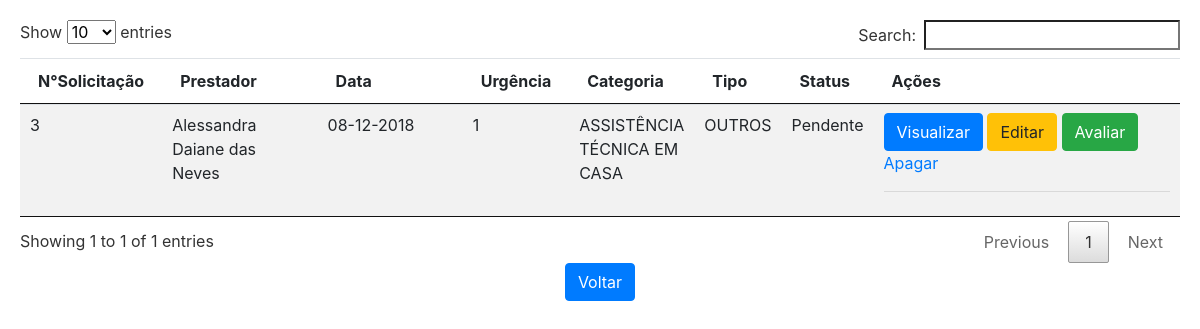
The app's page /HTML/HistoricoAtivo.php (signed in) with its own data.
### tables this page shows
CREATE TABLE `solicitacoes` (
  `ID_Solicitacao` int(11) NOT NULL,
  `CD_Prestador` int(11) NOT NULL,
  `ID_Solicitante` int(11) NOT NULL,
  `Responsavel` varchar(255) NOT NULL,
  `User_Solicitante` varchar(20) NOT NULL,
  `NM_Solicitante` varchar(255) NOT NULL,
  `EmailSolicitante` varchar(105) NOT NULL,
  `Tel1Solicitante` varchar(20) NOT NULL,
  `TEl2Solicitante` varchar(20) NOT NULL,
  `Cep` varchar(20) NOT NULL,
  `Endereco` varchar(255) NOT NULL,
  `Complemento` varchar(155) NOT NULL,
  `Bairro` varchar(255) NOT NULL,
  `Categoria` varchar(50) NOT NULL,
  `Tipo` varchar(100) NOT NULL,
  `GU` varchar(100) NOT NULL,
  `Agendamento` varchar(20) NOT NULL,
  `Des` varchar(255) NOT NULL,
  `NM_Prestador` varchar(255) NOT NULL,
  `Area` varchar(100) NOT NULL,
  `Graduacao` varchar(100) NOT NULL,
  `Curso` varchar(100) NOT NULL,
  `Data` varchar(10) NOT NULL,
  `Hora` varchar(10) NOT NULL,
  `Status` varchar(30) NOT NULL,
  `Resposta` varchar(255) DEFAULT NULL,
  `DTHRSugerida` varchar(20) DEFAULT NULL,
  `FormadeCobranca` varchar(30) DEFAULT NULL,
  `Valor` varchar(20) DEFAULT NULL,
  `User_Prestador` varchar(20) NOT NULL,
  `Ativo` int(11) NOT NULL
);

### HTML/HistoricoAtivo.php (the view, shortened to what this page needs)
<?php
	$servername = "localhost";
	$username = "SistemaTH";
	$password = "14042015";
	$dbname = "SistemaTH";
	$logado = $_SESSION['Username'];
	$conn = mysqli_connect($servername, $username, $password, $dbname);
	$result_Solicitacoes = "SELECT * FROM Solicitacoes where User_Solicitante = '$logado' and Ativo='01'  ";
	$resultado_Solicitacoes = mysqli_query($conn, $result_Solicitacoes);
?>
<!DOCTYPE html>
<html lang="pt">
	<head>
		<link href="CSS/bootstrap.min.css"  rel="stylesheet" type="text/css"/>
		<link rel="stylesheet" href="CSS/jquery.dataTables.min.css">
		<link rel="stylesheet" href="CSS/bootstrap.min.css" type="text/css" />
	</head>
	<div id="all" align="center" style="margin-left: 20px; margin-right: 20px; margin-top: 20px;" >
		<body>
			<table class="table table-bordred table-striped" id="listar-usuario" class="display" style="width:100%">
				<thead>
						<tr>
						<th>N°Solicitação</th>
						<th>Prestador</th>
						<th>Data</th>
						<th>Urgência</th>
						<th>Categoria</th>
						<th>Tipo</th>
						<th>Status</th>
						<th>Ações</th>
					</tr>
				</thead>
				<tbody>
					<?php while($rows_Solicitacoes = mysqli_fetch_assoc($resultado_Solicitacoes)){ ?>
						<tr>
							<td ><?php echo $rows_Solicitacoes['ID_Solicitacao']; ?></td>
							<td width="150"><?php echo $rows_Solicitacoes['NM_Prestador']; ?></td>
							<td width="150" ><?php echo $rows_Solicitacoes['Data']; ?></td>
							<td ><?php echo $rows_Solicitacoes['GU']; ?></td>
							<td ><?php echo $rows_Solicitacoes['Categoria']; ?></td>
							<td ><?php echo $rows_Solicitacoes['Tipo']; ?></td>
							<td ><?php echo $rows_Solicitacoes['Status']; ?></td>
							<td  width="350px;">
								<button type="button" class="btn btn-xs btn-primary" data-toggle="modal" data-target="#myModal<?php echo $rows_Solicitacoes['ID_Solicitacao']; ?>">Visualizar</button>
								<button type="button" class="btn btn-xs btn-warning" data-toggle="modal" data-target="#exampleModal" data-whatever="<?php echo $rows_Solicitacoes['ID_Solicitacao']; ?>
									"data-whatevernome="<?php echo $rows_Solicitacoes['GU']; ?>
									"data-whatevercategoria="<?php echo $rows_Solicitacoes['Categoria']; ?>
									"data-whatevercatipo="<?php echo $rows_Solicitacoes['Tipo']; ?>
									"data-whatevercaagendamento="<?php echo $rows_Solicitacoes['Agendamento']; ?>
									"data-whateverdes="<?php echo $rows_Solicitacoes['Des']; ?>
									">Editar</button>
								<a href="Avaliacao.php?id=<?php echo $rows_Solicitacoes['ID_Solicitacao']; ?>"><button type="button" class="btn btn-xs btn-success" onclick="ChamarAtencao()">Avaliar</button></a>
								<?php echo  "<a href='PHP/proc_apagar_usuario.php?id=" . $rows_Solicitacoes['ID_Solicitacao'] . "' data-confirm='Tem certeza de que deseja excluir o item selecionado?'>Apagar</a><br><hr>";?>
							</td>
						</tr>
						<?php } ?>
						</tbody>
					 </table>
					 <a href="javascript:history.back()" class="btn btn-primary">Voltar</a>
				</div>
 	 </body>
</html>

### records on screen
solicitacoes: ID_Solicitacao "3", NM_Prestador "Alessandra Daiane das Neves", Data "08-12-2018", GU "1", Categoria "ASSISTÊNCIA TÉCNICA EM CASA", Tipo "OUTROS", Status "Pendente"
